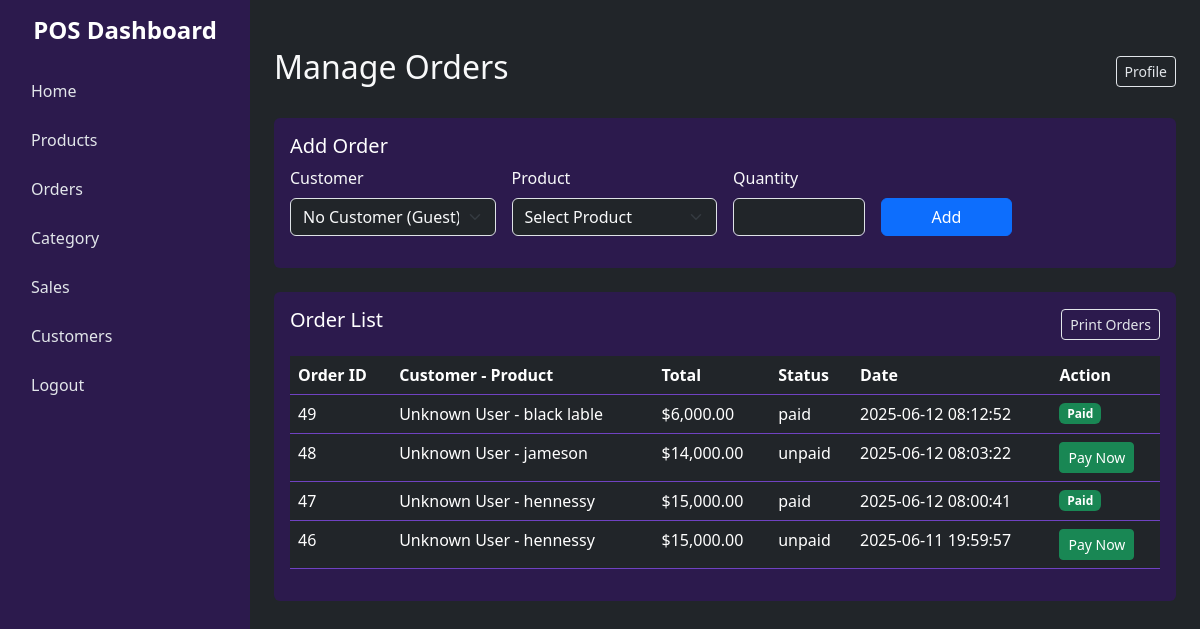
/dash/orders.php, run on the app's committed database.
### tables this page shows
CREATE TABLE `orders` (
  `id` int(11) NOT NULL,
  `user_id` int(11) NOT NULL,
  `product_id` int(11) NOT NULL,
  `quantity` int(11) NOT NULL,
  `total` decimal(10,2) NOT NULL,
  `status` enum('unpaid','paid') DEFAULT 'unpaid',
  `order_date` timestamp NOT NULL DEFAULT current_timestamp()
);

### dash/orders.php (the view, shortened to what this page needs)
<?php
include '../db.php';
$result = $conn->query("
    SELECT o.id,
           CONCAT(
               COALESCE(CONCAT(u.firstname, ' ', u.lastname), 'Unknown User'),
               ' - ',
               COALESCE(p.name, 'Unknown Product')
           ) AS customer_product,
           o.total,
           o.status,
           o.order_date
    FROM orders o
    LEFT JOIN users u ON o.user_id = u.id
    LEFT JOIN products p ON o.product_id = p.id
    ORDER BY o.order_date DESC
");
$orders = [];
while ($row = $result->fetch_assoc()) {
    $orders[] = $row;
}
?>
<!DOCTYPE html>
<html lang="en">
<head>
    <link href="https://cdn.jsdelivr.net/npm/bootstrap@5.3.0/dist/css/bootstrap.min.css" rel="stylesheet">
    <link rel="stylesheet" href="dash.css">
</head>
<body class="bg-dark text-light">
    <div class="d-flex">
        <div class="main-content flex-grow-1 p-4">
            <header class="d-flex justify-content-between align-items-center mb-4">
                <h2>Manage Orders</h2>
                <button class="btn btn-outline-light btn-sm">Profile</button>
            </header>
            <div class="card bg-dark-purple text-light mb-4">
                <div class="card-body">
                    <h5 class="card-title">Add Order</h5>
                    <form action="orders.php" method="POST" class="row g-3">
                        <div class="col-md-3">
                            <label for="user_id" class="form-label">Customer</label>
                            <select class="form-select bg-dark text-light" id="user_id" name="user_id">
                                <option value="">No Customer (Guest)</option>
                            </select>
                        </div>
                        <div class="col-md-3">
                            <label for="product_id" class="form-label">Product</label>
                            <select class="form-select bg-dark text-light" id="product_id" name="product_id" required>
                                <option value="">Select Product</option>
                            </select>
                        </div>
                        <div class="col-md-2">
                            <label for="quantity" class="form-label">Quantity</label>
                            <input type="number" class="form-control bg-dark text-light" id="quantity" name="quantity" min="1" required>
                        </div>
                        <div class="col-md-2 d-flex align-items-end">
                            <button type="submit" class="btn btn-primary w-100">Add</button>
                        </div>
                    </form>
                </div>
            </div>
            <div class="card bg-dark-purple text-light">
                <div class="card-body">
                    <div class="d-flex justify-content-between align-items-center mb-3">
    <h5 class="card-title">Order List</h5>
    <button class="btn btn-outline-light btn-sm" onclick="window.print()">Print Orders</button>
</div>
                    <div class="table-responsive">
                        <table class="table table-dark table-hover">
                            <thead>
                                <tr>
                                    <th>Order ID</th>
                                    <th>Customer - Product</th>
                                    <th>Total</th>
                                    <th>Status</th>
                                    <th>Date</th>
                                    <th>Action</th>
                                </tr>
                            </thead>
                            <tbody>
                                <?php foreach ($orders as $order): ?>
                                    <tr>
                                        <td><?php echo $order['id']; ?></td>
                                        <td><?php echo htmlspecialchars($order['customer_product']); ?></td>
                                        <td>$<?php echo number_format($order['total'], 2); ?></td>
                                        <td>
                                            <?php
                                            $status = $order['status'] ?: 'Unknown';
                                            echo htmlspecialchars($status);
                                            ?>
                                        </td>
                                        <td><?php echo $order['order_date']; ?></td>
                                        <td>
                                            <?php if ($order['status'] === 'paid'): ?>
                                                <span class="badge bg-success">Paid</span>
                                            <?php else: ?>
                                                <a href="pay_order.php?id=<?php echo $order['id']; ?>" class="btn btn-sm btn-success">Pay Now</a>
                                            <?php endif; ?>
                                        </td>
                                    </tr>
                                <?php endforeach; ?>
                            </tbody>
                        </table>
                    </div>
                </div>
            </div>
        </div>
    </div>
</body>
</html>

### dash/dash.css (style rules this page uses)
body.bg-dark { background-color: #1a1a1a; color: #e2e6ea; }
.sidebar { width: 250px; min-height: 100vh; background-color: #2c1a4d; position: fixed; top: 0; left: 0; transition: width 0.3s; }
.sidebar h4 { color: #ffffff; font-weight: bold; }
.sidebar .nav-link { color: #e2e6ea; padding: 10px 15px; border-radius: 5px; margin-bottom: 5px; }
.main-content { margin-left: 250px; padding: 20px; }
.card.bg-dark-purple { background-color: #2c1a4d; border: none; }
.card.bg-dark-purple .card-title { color: #ffffff; }
.table-dark { background-color: #2c1a4d; }
.table-dark th, .table-dark td { border-color: #6f42c1; }
.btn-outline-light { border-color: #e2e6ea; color: #e2e6ea; }

### data on the page
orders: id "49", customer_product "Unknown User - black lable", total "6,000.00", status "paid", order_date "2025-06-12 08:12:52", shows "Paid"
orders: id "48", customer_product "Unknown User - jameson", total "14,000.00", status "unpaid", order_date "2025-06-12 08:03:22"
orders: id "47", customer_product "Unknown User - hennessy", total "15,000.00", status "paid", order_date "2025-06-12 08:00:41", shows "Paid"
orders: id "46", customer_product "Unknown User - hennessy", total "15,000.00", status "unpaid", order_date "2025-06-11 19:59:57"
